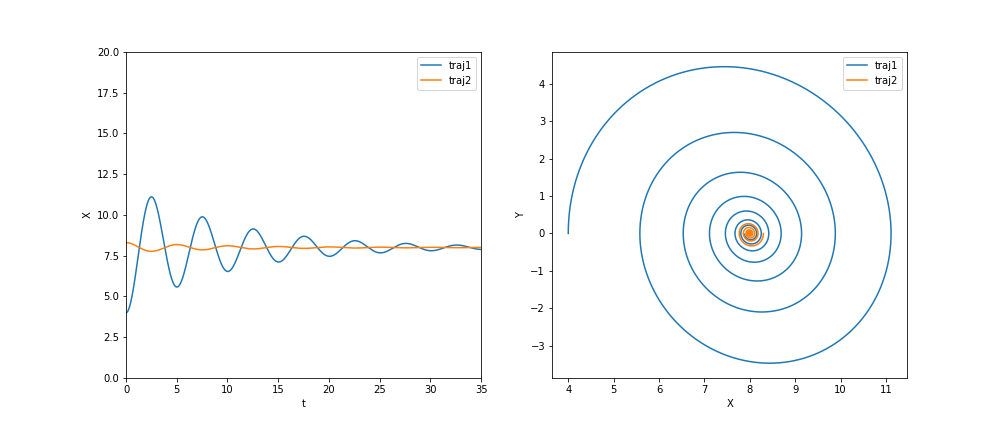

Source code (Python):
import numpy as np
import matplotlib.pyplot as plt
from scipy.integrate import odeint
import math

def sdot_oscillator(s,t,p):
    (X,V) = s
    (k1,k2,k3) = p
    dX = V
    dV = -k1 * (X - 8.) - k2 * V;
    return (dX,dV)

# set parameter values
# DO NOT EDIT!
T=5.0
k1=(2.0*math.pi/T)**2
k2=0.2
k3=0.1
p=(k1,k2,k3)

# set up figure
plt.close("all")
fig1 = plt.figure(figsize=(14,6))
axL=fig1.add_subplot(1,2,1)
axL.set_xlabel('t')
axL.set_ylabel('X')
axL.set_xlim(0,35)
axL.set_ylim(0,20)
axR=fig1.add_subplot(1,2,2)


# simulate oscillator
t_obs=np.linspace(0,35,10001)
s0=[4.0, 0.0]
s_obs=odeint(sdot_oscillator,s0,t_obs,args=(p,))


# show figure


lbl='traj1';
axL.plot(t_obs,s_obs[:,0],label=lbl)
axL.set_xlabel('t')
axL.set_ylabel('X')

axR.plot(s_obs[:,0],s_obs[:,1],label=lbl);
axR.set_xlabel('X')
axR.set_ylabel('Y')

s0=[8.3, 0.0]
s_obs=odeint(sdot_oscillator,s0,t_obs,args=(p,))
lbl='traj2';
axL.plot(t_obs,s_obs[:,0],label=lbl)
axL.set_xlabel('t')
axL.set_ylabel('X')

axR.plot(s_obs[:,0],s_obs[:,1],label=lbl);
axR.set_xlabel('X')
axR.set_ylabel('Y')

axL.legend();
axR.legend();
fig1.show()

fig1.savefig('oscillator2.png')
